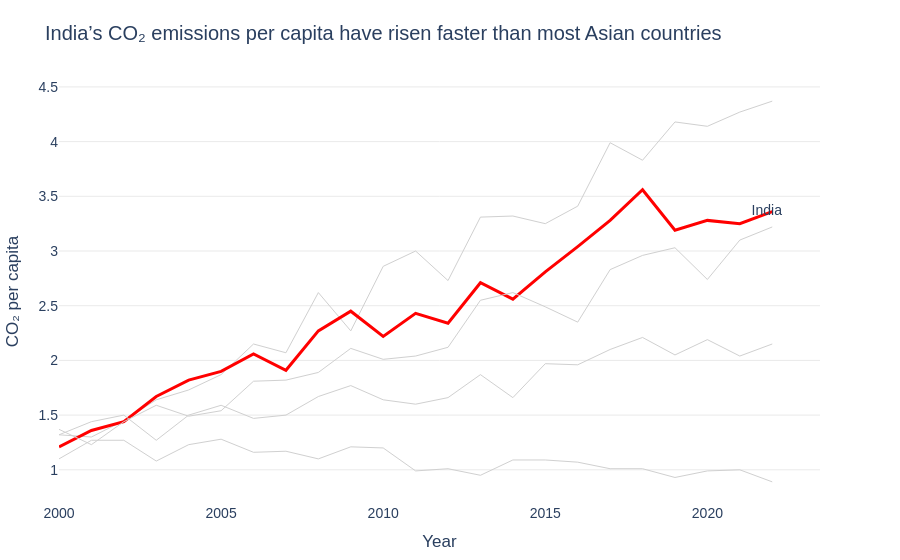

The notebook cell this image was saved under:
### Markdown cell above
---
## Task 1 — Multi-Series Line Chart with Highlight

**What to build:** A line chart showing CO2 emissions over time for **all Asian countries** in the dataset, with one country highlighted.

**Requirements:**
- All countries shown (for context), but only **one highlighted in colour** — your choice which
- All other lines in grey (#DDDDDD), thinner
- Highlighted country **labelled directly** at the end of its line (not in a legend)
- Insight title that names the highlighted country and its story

> 💡 `df[df['Region'] == 'Asia']` to filter; use `go.Figure()` with a loop for per-country control

### Code cell
# Task 1 — Multi-series line with highlight
# YOUR CODE HERE

import plotly.graph_objects as go
import pandas as pd
# Filter Asia only
asia = df[df["Region"] == "Asia"]
highlight = "India"

fig = go.Figure()

for country in asia["Country"].unique():
    df_c = asia[asia["Country"] == country].sort_values("Year")

    is_highlight = (country == highlight)
    color = "red" if is_highlight else "#D0D0D0"
    width = 3 if is_highlight else 1

    fig.add_trace(go.Scatter(
        x=df_c["Year"],
        y=df_c["CO2_per_capita"],
        mode="lines",
        line=dict(color=color, width=width),
        showlegend=False,
        hovertemplate=f"{country}: %{{y:.2f}}"
    ))

# Add direct label for highlighted country
df_h = asia[asia["Country"] == highlight].sort_values("Year")

fig.add_trace(go.Scatter(
    x=[df_h["Year"].max() + 0.3],   # slight offset for readability
    y=[df_h["CO2_per_capita"].iloc[-1]],
    text=[highlight],
    mode="text",
    textposition="middle left",
    showlegend=False
))

fig.update_layout(
    title="India’s CO₂ emissions per capita have risen faster than most Asian countries",
    xaxis_title="Year",
    yaxis_title="CO₂ per capita",
    font=dict(family="Arial", size=14),
    plot_bgcolor="white",
    paper_bgcolor="white",
    margin=dict(l=40, r=80, t=80, b=40)
)

fig.update_xaxes(showgrid=False, zeroline=False)
fig.update_yaxes(showgrid=True, gridcolor="#EAEAEA", zeroline=False)

fig.show()

### Figure 1 — Plotly figure (JSON) as saved in the notebook; plotly's stock layout.template omitted (floating-point values rounded to 4 significant figures)
{"data": [{"hovertemplate": "China: %{y:.2f}", "line": {"color": "#D0D0D0", "width": 1}, "mode": "lines", "showlegend": false, "type": "scatter", "x": [2000, 2001, 2002, 2003, 2004, 2005, 2006, 2007, 2008, 2009, 2010, 2011, 2012, 2013, 2014, 2015, 2016, 2017, 2018, 2019, 2020, 2021, 2022], "y": [1.32, 1.3, 1.45, 1.64, 1.73, 1.87, 2.15, 2.07, 2.62, 2.27, 2.86, 3.0, 2.73, 3.31, 3.32, 3.25, 3.41, 3.99, 3.83, 4.18, 4.14, 4.27, 4.37]}, {"hovertemplate": "India: %{y:.2f}", "line": {"color": "red", "width": 3}, "mode": "lines", "showlegend": false, "type": "scatter", "x": [2000, 2001, 2002, 2003, 2004, 2005, 2006, 2007, 2008, 2009, 2010, 2011, 2012, 2013, 2014, 2015, 2016, 2017, 2018, 2019, 2020, 2021, 2022], "y": [1.21, 1.36, 1.44, 1.67, 1.82, 1.9, 2.06, 1.91, 2.27, 2.45, 2.22, 2.43, 2.34, 2.71, 2.56, 2.81, 3.04, 3.28, 3.56, 3.19, 3.28, 3.25, 3.36]}, {"hovertemplate": "Japan: %{y:.2f}", "line": {"color": "#D0D0D0", "width": 1}, "mode": "lines", "showlegend": false, "type": "scatter", "x": [2000, 2001, 2002, 2003, 2004, 2005, 2006, 2007, 2008, 2009, 2010, 2011, 2012, 2013, 2014, 2015, 2016, 2017, 2018, 2019, 2020, 2021, 2022], "y": [1.1, 1.27, 1.27, 1.08, 1.23, 1.28, 1.16, 1.17, 1.1, 1.21, 1.2, 0.99, 1.01, 0.95, 1.09, 1.09, 1.07, 1.01, 1.01, 0.93, 0.99, 1.0, 0.89]}, {"hovertemplate": "South Korea: %{y:.2f}", "line": {"color": "#D0D0D0", "width": 1}, "mode": "lines", "showlegend": false, "type": "scatter", "x": [2000, 2001, 2002, 2003, 2004, 2005, 2006, 2007, 2008, 2009, 2010, 2011, 2012, 2013, 2014, 2015, 2016, 2017, 2018, 2019, 2020, 2021, 2022], "y": [1.32, 1.44, 1.5, 1.27, 1.5, 1.59, 1.47, 1.5, 1.67, 1.77, 1.64, 1.6, 1.66, 1.87, 1.66, 1.97, 1.96, 2.1, 2.21, 2.05, 2.19, 2.04, 2.15]}, {"hovertemplate": "Indonesia: %{y:.2f}", "line": {"color": "#D0D0D0", "width": 1}, "mode": "lines", "showlegend": false, "type": "scatter", "x": [2000, 2001, 2002, 2003, 2004, 2005, 2006, 2007, 2008, 2009, 2010, 2011, 2012, 2013, 2014, 2015, 2016, 2017, 2018, 2019, 2020, 2021, 2022], "y": [1.37, 1.23, 1.44, 1.59, 1.49, 1.54, 1.81, 1.82, 1.89, 2.11, 2.01, 2.04, 2.12, 2.55, 2.62, 2.49, 2.35, 2.83, 2.96, 3.03, 2.74, 3.1, 3.22]}, {"mode": "text", "showlegend": false, "text": ["India"], "textposition": "middle left", "type": "scatter", "x": [2022.0], "y": [3.36]}], "layout": {"font": {"family": "Arial", "size": 14}, "margin": {"b": 40, "l": 40, "r": 80, "t": 80}, "paper_bgcolor": "white", "plot_bgcolor": "white", "title": {"text": "India’s CO₂ emissions per capita have risen faster than most Asian countries"}, "xaxis": {"showgrid": false, "title": {"text": "Year"}, "zeroline": false}, "yaxis": {"gridcolor": "#EAEAEA", "showgrid": true, "title": {"text": "CO₂ per capita"}, "zeroline": false}}}
